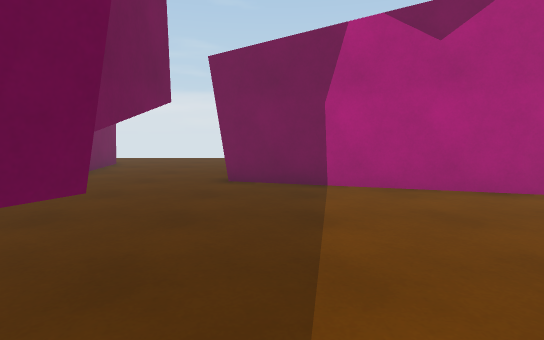
[1] (above)

13 first-person views from a walk through a scene from a Unity 3-D project. The camera is 1.2 m above the floor, tilts 6° down and sees 80° across. The floor is counted in squares, 1 m on a side. Each view is taken from the middle of a square. On the plan, view 1 faces up. The plan holds only what a view shows up to about 14 squares ahead; the rest is blank. The place goes on beyond the plan.

[2]
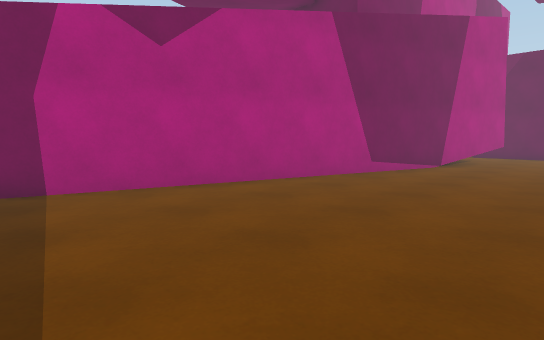

[3]
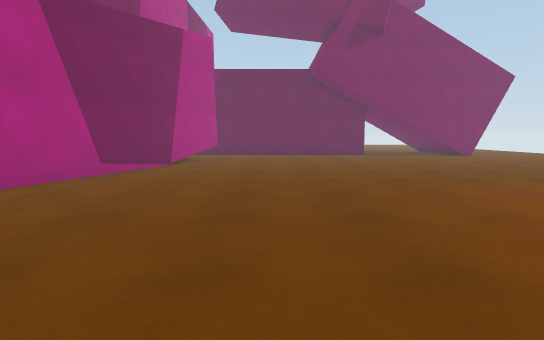

[4]
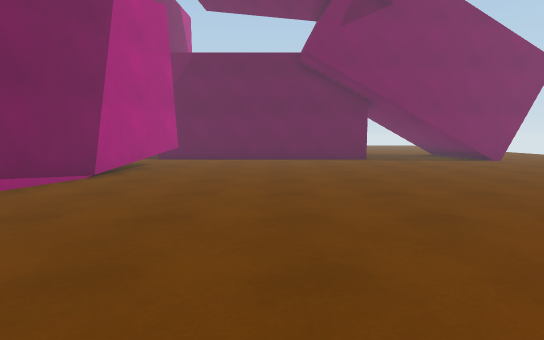

[5]
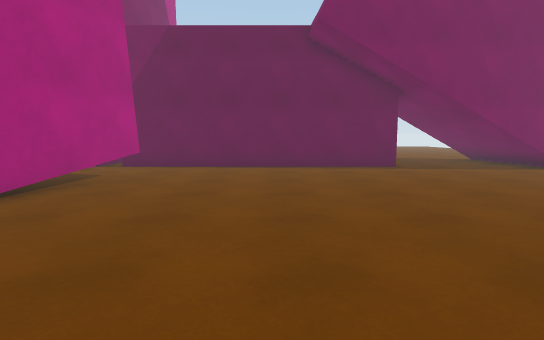

[6]
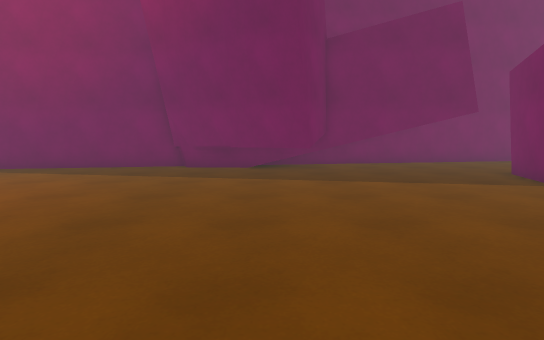

[7]
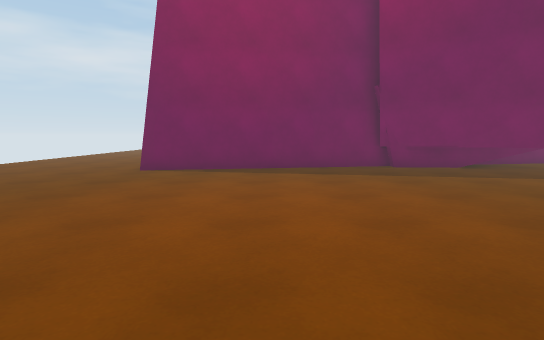

[8]
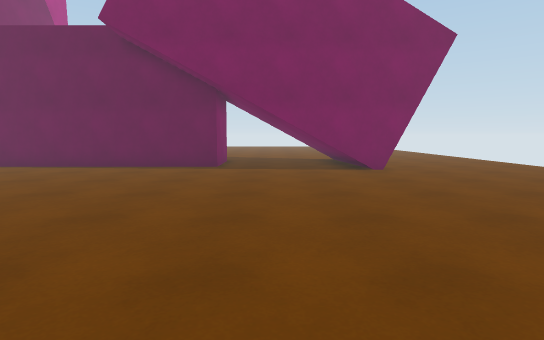

[9]
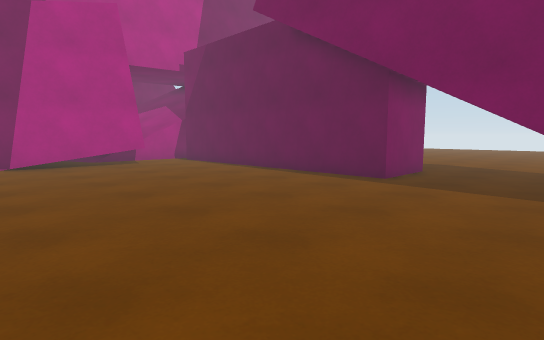

[10]
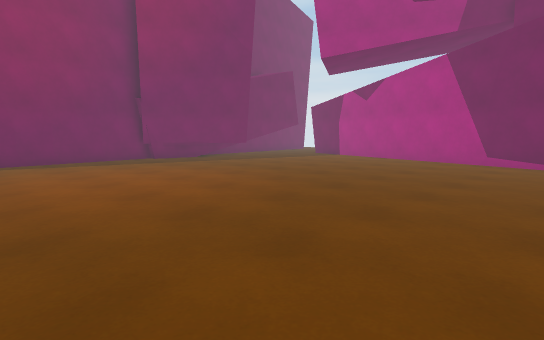

[11]
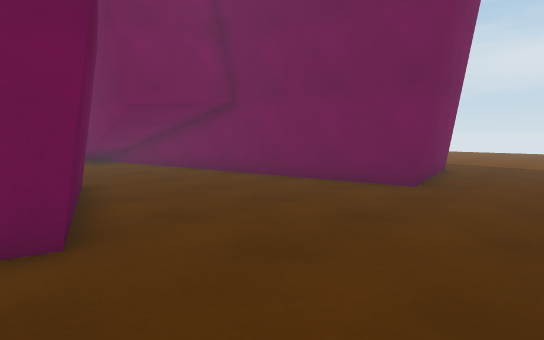

[12]
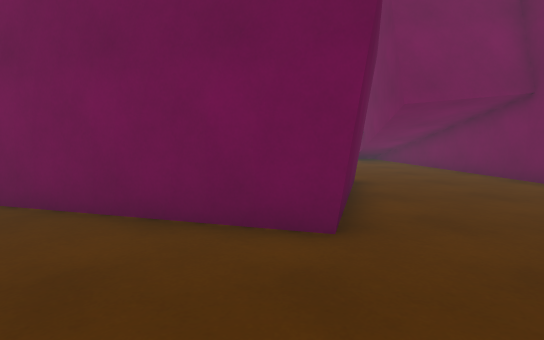

[13]
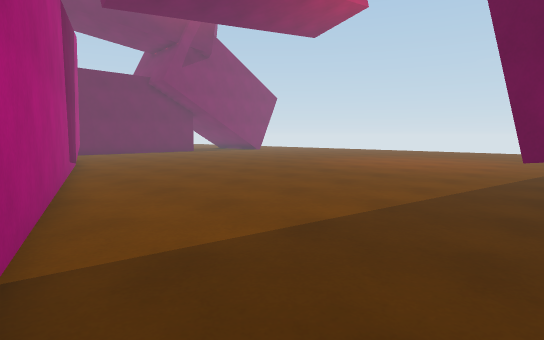

### Floor plan
Points are (right, up) in squares from view 1. A wall is a line through its corners. A room is listed if a view was taken in it or the views show most of it. See-through windows are left out.
Room 1 (views 1, 2, 3, 4, 5, 6, 7, 8, 9, 10)
walls: (-1.1, 2.1) (-3.5, -2.9); (-3.3, -2.4) (-3.9, -2.4) (-2.5, -10.5); (17.7, 2.9) (-0.4, 8.3); (-2.9, 3) (-1.3, 2.2); (19.4, -10.5) (19.2, -8.4); (-2.8, 5.4) (-3.4, -2.7); (23.5, -5.9) (20.7, -5.9) (20.7, 1.5)
low walls: (-1.3, 2.2) (-3.3, -2.2)
ways out: opening at (-1.7, 7) to room 2; opening at (19.5, 2.5) to room 2; opening at (24, -7.5) to room 2
Room 2 (views 11, 12, 13)
walls: (20.7, 1.5) (20.7, 4.9); (-0.4, 8.3) (-1.3, 8.6) (0, 13.1) (5.7, 11.5); (-2.7, 6.9) (-2.8, 5.4); (-7.5, 14) (-6.8, 14.2) (-4.5, 1.3)
ways out: opening at (-1.7, 7) to room 1; opening at (19.5, 2.5) to room 1; opening at (24, -7.5) to room 1

Positions as (right, up) in squares from view 1, and headings:
1: (0, 0), facing up
2: (0, 0), facing up-right
3: (0, 0), facing right
4: (4, -1), facing right
5: (8, -1), facing right
6: (9, 1), facing left
7: (9, -7), facing left
8: (8, -8), facing right
9: (12, -10), facing up-right
10: (13, -10), facing up-left
11: (1, 17), facing down-left
12: (1, 17), facing down
13: (-2, 8), facing down-right
